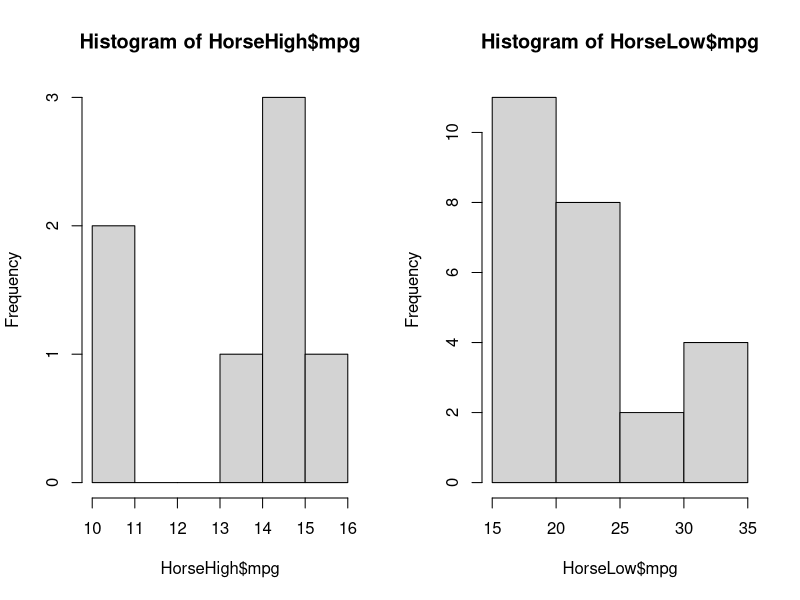

Reproduce this figure in R.
## ---- chunk 1
HorseHigh = mtcars[which(mtcars$hp > 200),]
HorseLow = mtcars[which(mtcars$hp < 200),]
## ---- chunk 2
par(mfrow = c(1,2))
hist(HorseHigh$mpg)
hist(HorseLow$mpg)
## ---- chunk 3
t.test(HorseHigh$mpg,HorseLow$mpg)
